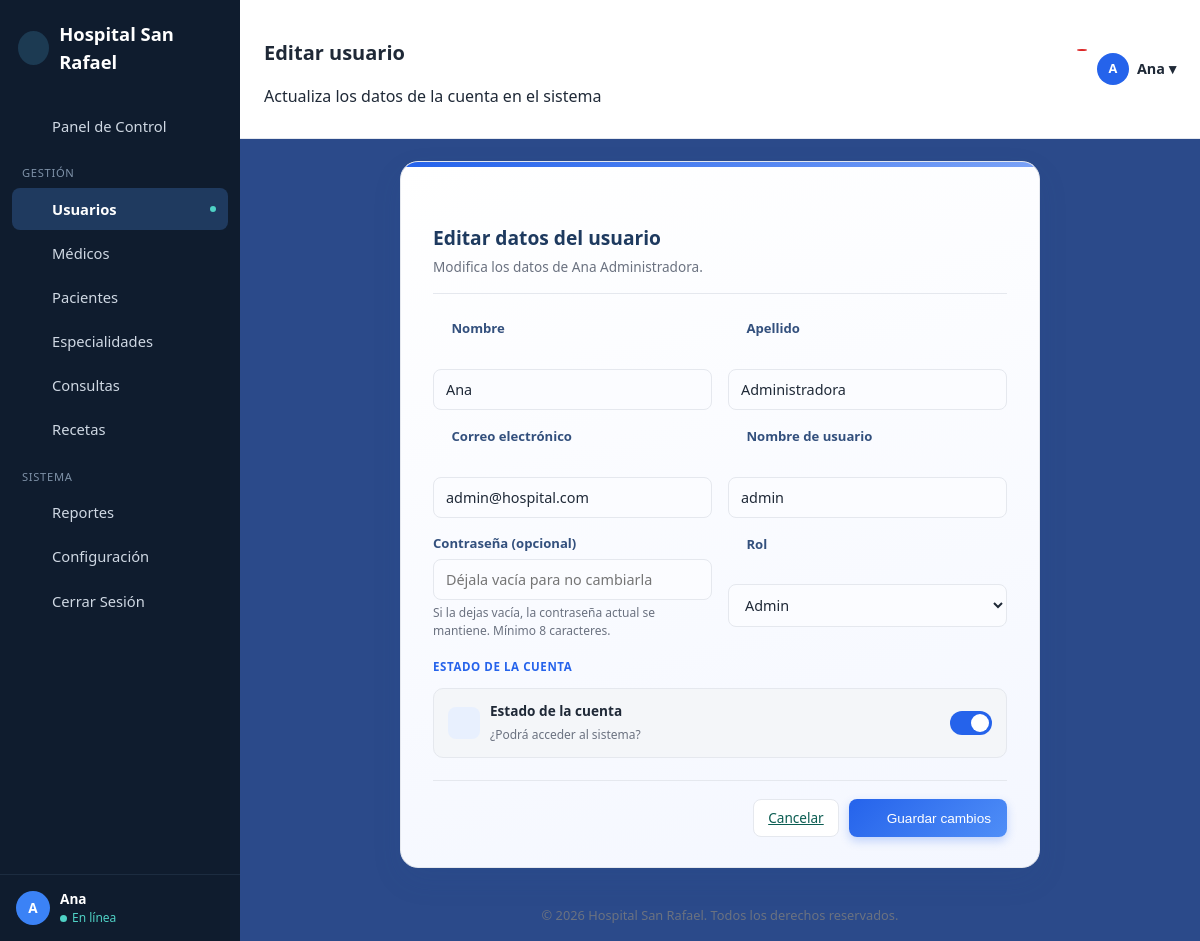
/pages/editar_usuario.php?id=1 (signed in), run on the app's committed database.
### tables this page shows
CREATE TABLE usuarios (
    id_usuario INT AUTO_INCREMENT PRIMARY KEY,
    nombre VARCHAR(60) NOT NULL,
    apellido VARCHAR(60) NOT NULL,
    correo VARCHAR(100) UNIQUE,
    usuario VARCHAR(40) NOT NULL UNIQUE,
    password_hash VARCHAR(255) NOT NULL,
    id_rol INT NOT NULL,
    activo TINYINT(1) DEFAULT 1,
    fecha_creacion DATETIME DEFAULT CURRENT_TIMESTAMP,
    FOREIGN KEY (id_rol) REFERENCES roles(id_rol)
);

CREATE TABLE roles (
    id_rol INT AUTO_INCREMENT PRIMARY KEY,
    nombre_rol VARCHAR(30) NOT NULL UNIQUE
);

### pages/editar_usuario.php (the view, shortened to what this page needs)
<?php
require_once __DIR__ . '/_iconos.php';
require_once __DIR__ . '/../config/conexion.php';
$volver = ($_GET['volver'] ?? '') === 'medicos' ? 'admin_medicos.php' : 'admin.php';
$volverParam = $volver === 'admin_medicos.php' ? '&volver=medicos' : '';
$id = isset($_GET['id']) ? (int) $_GET['id'] : 0;
$stmt = $conexion->prepare(
    "SELECT u.*, r.nombre_rol, m.id_medico, m.id_especialidad, m.numero_colegiado
     FROM usuarios u
     INNER JOIN roles r ON u.id_rol = r.id_rol
     LEFT JOIN medicos m ON m.id_usuario = u.id_usuario
     WHERE u.id_usuario = :id"
);
$stmt->execute([':id' => $id]);
$usuarioActual = $stmt->fetch(PDO::FETCH_ASSOC);
$roles = $conexion->query("SELECT id_rol, nombre_rol FROM roles ORDER BY nombre_rol")->fetchAll(PDO::FETCH_ASSOC);
$vNombre   = $_POST['nombre'] ?? $usuarioActual['nombre'];
$vApellido = $_POST['apellido'] ?? $usuarioActual['apellido'];
$vCorreo   = $_POST['correo'] ?? $usuarioActual['correo'];
$vUsuario  = $_POST['usuario'] ?? $usuarioActual['usuario'];
$vIdRol    = $_POST['id_rol'] ?? $usuarioActual['id_rol'];
function iniciales($nombre, $apellido) {
    $n = mb_strtoupper(mb_substr($nombre, 0, 1));
    $a = mb_strtoupper(mb_substr($apellido, 0, 1));
    return $n . $a;
}
?>
<!DOCTYPE html>
<html lang="es">
<head>
    <link rel="stylesheet" href="../css/estilo.css">
    <link rel="stylesheet" href="../css/admin.css">
</head>
<body class="admin-body">
<div class="admin-layout">
    <aside class="admin-sidebar">
        <div class="admin-logo">
            <span class="icono-logo"><?php echo icono('cruz-medica', 22); ?></span>
            Hospital San Rafael
        </div>
        <nav class="admin-nav">
            <a href="admin.php"><?php echo icono('home'); ?> Panel de Control</a>
            <div class="admin-nav-seccion">Gestión</div>
            <a href="admin.php" class="activo"><?php echo icono('usuarios'); ?> Usuarios <span class="punto-activo"></span></a>
            <a href="admin_medicos.php"><?php echo icono('medico'); ?> Médicos</a>
            <a href="admin_pacientes.php"><?php echo icono('paciente'); ?> Pacientes</a>
            <a href="admin_especialidades.php"><?php echo icono('estrella'); ?> Especialidades</a>
            <a href="admin_consultas.php"><?php echo icono('calendario'); ?> Consultas</a>
            <a href="admin_recetas.php"><?php echo icono('archivo'); ?> Recetas</a>
            <div class="admin-nav-seccion">Sistema</div>
            <a href="admin_reportes.php"><?php echo icono('grafico'); ?> Reportes</a>
            <a href="admin_configuracion.php"><?php echo icono('engranaje'); ?> Configuración</a>
            <a href="logout.php"><?php echo icono('salir'); ?> Cerrar Sesión</a>
        </nav>
        <div class="admin-sidebar-footer">
            <div class="avatar-mini"><?php echo htmlspecialchars(iniciales($_SESSION['nombre'], '')); ?></div>
            <div>
                <div style="font-size:0.85rem; font-weight:600;"><?php echo htmlspecialchars($_SESSION['nombre']); ?></div>
                <div class="estado-linea">En línea</div>
            </div>
        </div>
    </aside>
    <div class="admin-main">
        <div class="admin-topbar">
            <div class="admin-topbar-izquierda">
                <a href="<?php echo $volver; ?>" class="admin-back-btn"><?php echo icono('flecha-izq', 18); ?></a>
                <div>
                    <h1>Editar usuario</h1>
                    <p class="admin-topbar-subtitulo">Actualiza los datos de la cuenta en el sistema</p>
                </div>
            </div>
            <div class="admin-topbar-derecha">
                <div class="admin-campana"><?php echo icono('campana', 20); ?><span class="badge-num"></span></div>
                <div class="admin-usuario-topbar">
                    <div class="avatar-mini"><?php echo htmlspecialchars(iniciales($_SESSION['nombre'], '')); ?></div>
                    <?php echo htmlspecialchars($_SESSION['nombre']); ?> ▾
                </div>
            </div>
        </div>
        <div class="admin-contenido">
            <div class="form-contenedor">
                <div class="form-card">
                    <div class="form-card-header">
                        <div class="form-card-header-icono"><?php echo icono('editar', 26); ?></div>
                        <div>
                            <h2>Editar datos del usuario</h2>
                            <p>Modifica los datos de <?php echo htmlspecialchars($usuarioActual['nombre'] . ' ' . $usuarioActual['apellido']); ?>.</p>
                        </div>
                    </div>
                    <form method="POST" action="editar_usuario.php?id=<?php echo $id; ?><?php echo $volverParam; ?>" id="formEditarUsuario">
                        <div class="form-fila">
                            <div class="form-grupo">
                                <label for="nombre"><?php echo icono('usuario', 15); ?> Nombre</label>
                                <div class="campo-icono">
                                    <?php echo icono('usuario', 16); ?>
                                    <input type="text" id="nombre" name="nombre" placeholder="Ingresa el nombre" required
                                           value="<?php echo htmlspecialchars($vNombre); ?>">
                                </div>
                            </div>
                            <div class="form-grupo">
                                <label for="apellido"><?php echo icono('usuario', 15); ?> Apellido</label>
                                <div class="campo-icono">
                                    <?php echo icono('usuario', 16); ?>
                                    <input type="text" id="apellido" name="apellido" placeholder="Ingresa el apellido" required
                                           value="<?php echo htmlspecialchars($vApellido); ?>">
                                </div>
                            </div>
                        </div>
                        <div class="form-fila">
                            <div class="form-grupo">
                                <label for="correo"><?php echo icono('correo', 15); ?> Correo electrónico</label>
                                <div class="campo-icono">
                                    <?php echo icono('correo', 16); ?>
                                    <input type="email" id="correo" name="correo" placeholder="ejemplo@correo.com" required
                                           value="<?php echo htmlspecialchars($vCorreo); ?>">
                                </div>
                            </div>
                            <div class="form-grupo">
                                <label for="usuario"><?php echo icono('usuario', 15); ?> Nombre de usuario</label>
                                <div class="campo-icono">
                                    <?php echo icono('usuario', 16); ?>
                                    <input type="text" id="usuario" name="usuario" placeholder="Ingresa el nombre de usuario" required
                                           value="<?php echo htmlspecialchars($vUsuario); ?>">
                                </div>
                            </div>
                        </div>
                        <div class="form-fila">
                            <div class="form-grupo">
                                <label for="password">Contraseña (opcional)</label>
                                <input type="password" id="password" name="password" placeholder="Déjala vacía para no cambiarla">
                                <div class="form-ayuda">Si la dejas vacía, la contraseña actual se mantiene. Mínimo 8 caracteres.</div>
                            </div>
                            <div class="form-grupo">
                                <label for="id_rol"><?php echo icono('escudo', 15); ?> Rol</label>
                                <div class="campo-icono">
                                    <?php echo icono('escudo', 16); ?>
                                    <select id="id_rol" name="id_rol" required onchange="mostrarCamposMedico()">
                                        <?php foreach ($roles as $r): ?>
                                            <option value="<?php echo $r['id_rol']; ?>"
                                                data-rol="<?php echo htmlspecialchars($r['nombre_rol']); ?>"
                                                <?php echo ((string) $r['id_rol'] === (string) $vIdRol) ? 'selected' : ''; ?>>
                                                <?php echo htmlspecialchars(ucfirst($r['nombre_rol'])); ?>
                                            </option>
                                        <?php endforeach; ?>
                                    </select>
                                </div>
                            </div>
                        </div>
                        <div class="seccion-titulo">Estado de la cuenta</div>
                        <div class="bloque-estado-cuenta">
                            <div style="display:flex; align-items:center; gap:10px;">
                                <div class="icono-estado"><?php echo icono('candado', 17); ?></div>
                                <div>
                                    <strong>Estado de la cuenta</strong>
                                    <span>¿Podrá acceder al sistema?</span>
                                </div>
                            </div>
                            <label class="interruptor">
                                <span class="deslizador"></span>
                            </label>
                        </div>
                        <div class="form-acciones">
                            <a href="<?php echo $volver; ?>" class="btn-secundario">Cancelar</a>
                            <button type="submit" class="btn-primario"><?php echo icono('guardar', 16); ?> Guardar cambios</button>
                        </div>
                    </form>
                </div>
            </div>
        </div>
        <div class="admin-footer">
            © <?php echo date('Y'); ?> Hospital San Rafael. Todos los derechos reservados.
        </div>
    </div>
</div>
</body>
</html>

### css/estilo.css (style rules this page uses)
:root { --color-primario: #0B5D52; --color-primario-oscuro: #08423B; --color-primario-claro: #E4F2EF; --color-acento: #C2760C; --color-fondo: #FAFAF8; --color-texto: #16241F; --color-texto-suave: #5C6D68; --color-borde: #DDE6E3; --color-error: #B3261E; --color-exito: #1B7A4A; --fuente: -apple-system, BlinkMacSystemFont, "Segoe UI", Roboto, Helvetica, Arial, sans-serif; --radio: 10px; }
* { box-sizing: border-box; }
body { margin: 0; font-family: var(--fuente); background: var(--color-fondo); color: var(--color-texto); line-height: 1.5; }
h1, h2, h3 { font-weight: 600; margin: 0 0 8px; }
a { color: var(--color-primario); }

### data on the page
usuarios: nombre+apellido "Ana Administradora", nombre "Ana", apellido "Administradora", correo "admin@hospital.com", usuario "admin", id_rol "Admin"

### other printed values
iniciales($_SESSION['nombre'], '') "A"
$_SESSION['nombre'] "Ana"
